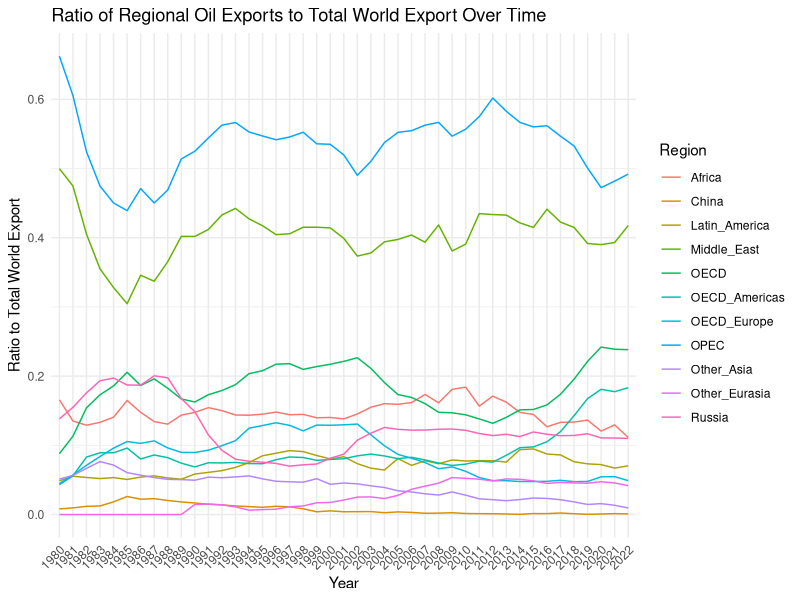
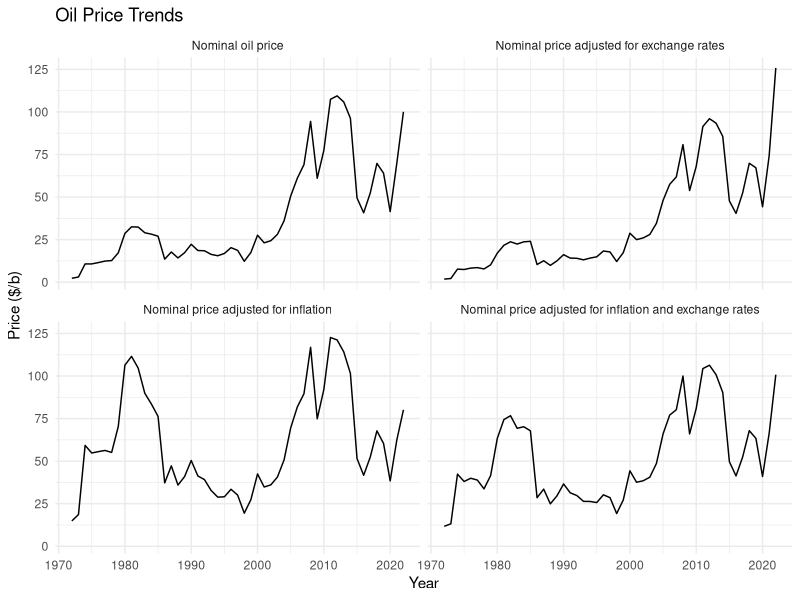
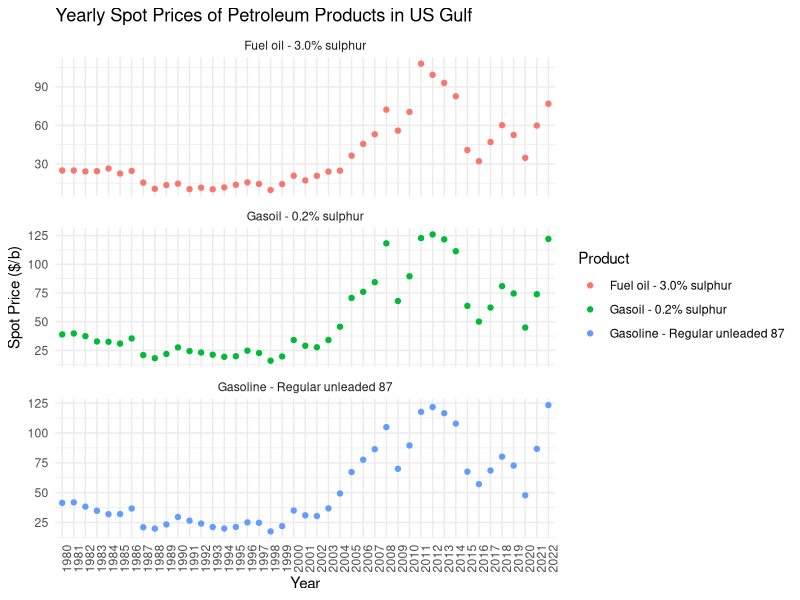
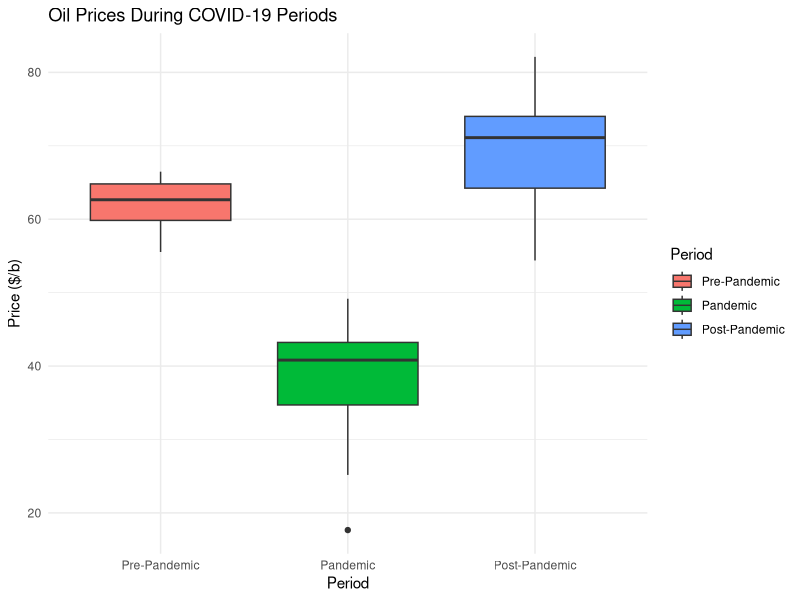
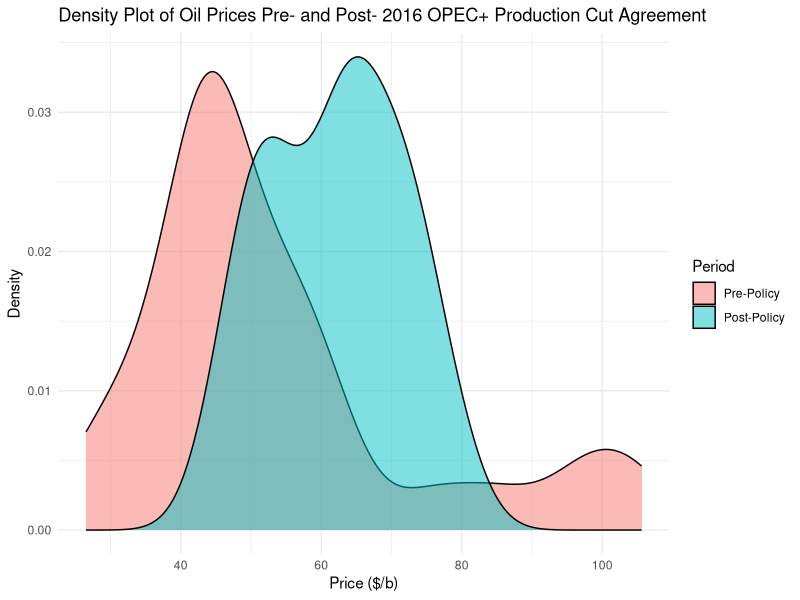
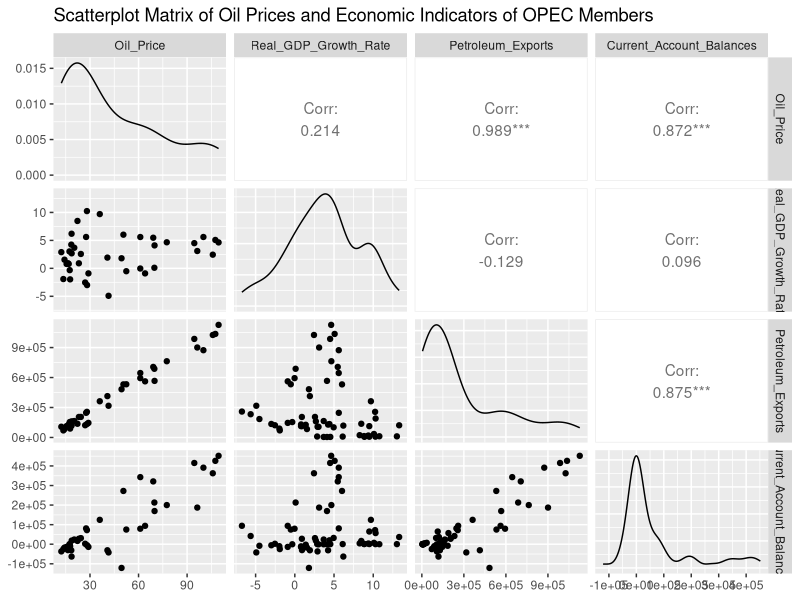
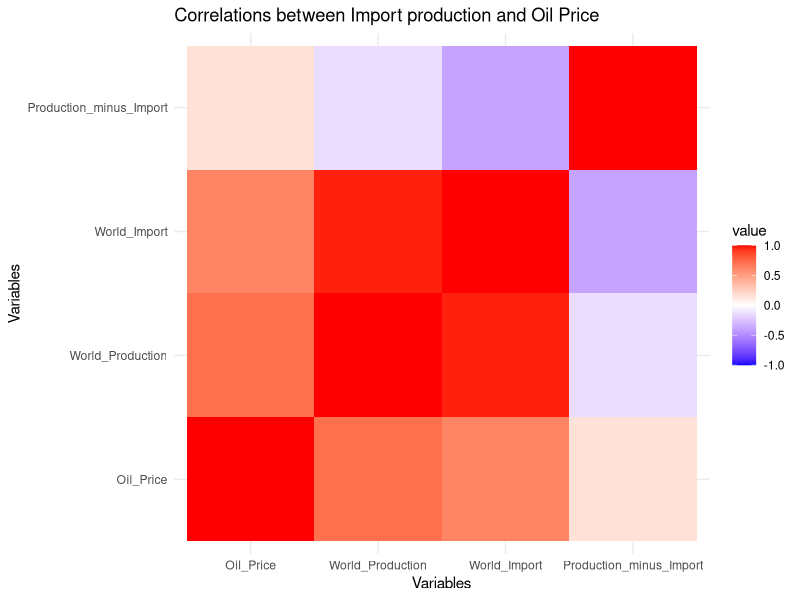
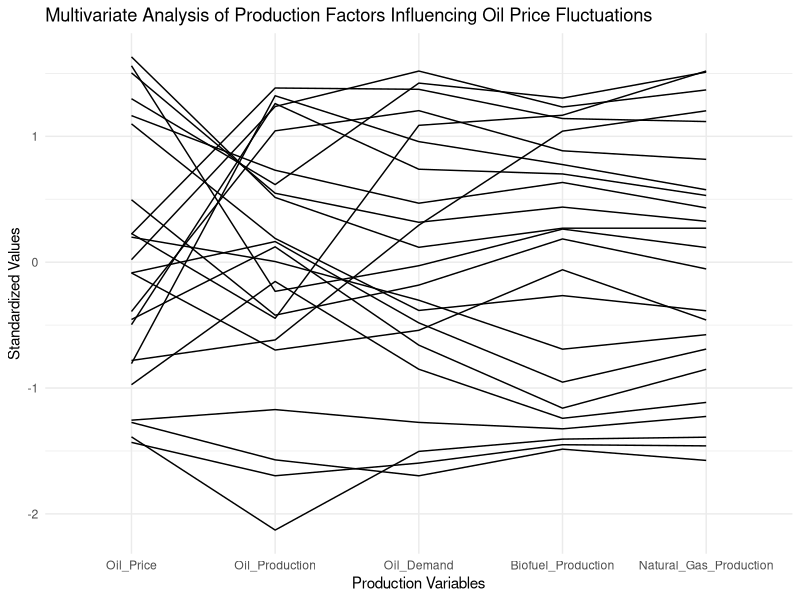

These charts were generated, in order, by the following R code:
## ---- chunk 1

library(ggplot2)
library(dplyr)
library(tidyr)
library(readr)
data <- read_csv("ASB2023_all/T52_pruned.csv")
data[,-1] <- lapply(data[,-1], function(x) as.numeric(gsub(",", "", x)))
total_world_data <- filter(data, Region == "Total_world")
data <- filter(data, Region != "Total_world")
ratios <- data
for (year in names(data)[-1]) {
  ratios[[year]] <- data[[year]] / total_world_data[[year]]
}
ratios_long <- pivot_longer(ratios, cols = -Region, names_to = "Year", values_to = "Ratio")
ggplot(ratios_long, aes(x = Year, y = Ratio, group = Region, color = Region)) +
  geom_line() +
  theme_minimal() +
  labs(title = "Ratio of Regional Oil Exports to Total World Export Over Time",
       x = "Year",
       y = "Ratio to Total World Export") +
  theme(axis.text.x = element_text(angle = 45, hjust = 1))
## ---- chunk 2
library(readxl)
library(ggplot2)
library(tidyr)

oil_price <- read_excel("ASB2023_all/T74.xlsx", skip = 2)
oil_price <- oil_price[1:5, ]
oil_price <- oil_price[-2, ]
year <- c("Type", seq(1972, 2022))
oil_price <- rbind(year, oil_price)
colnames(oil_price) <- oil_price[1, ]
oil_price <- oil_price[-1, ]
oil_price$Type <- c("Nominal oil price", "Nominal price adjusted for exchange rates", "Nominal price adjusted for inflation", "Nominal price adjusted for inflation and exchange rates")

long_oil_price <- pivot_longer(oil_price, cols = -Type, names_to = "Year", values_to = "Price")

long_oil_price$Year <- as.numeric(long_oil_price$Year)

ggplot(long_oil_price, aes(x = Year, y = as.numeric(Price), group = Type)) + 
    geom_line() +
    facet_wrap(~Type) +
    theme_minimal() +
    labs(title = "Oil Price Trends", x = "Year", y = "Price ($/b)")
## ---- chunk 3
product <- read_excel("ASB2023_all/T76.xlsx", skip=2)[1:4, ]
product <- product[-1,]

long_product <- pivot_longer(product, cols = -1, names_to = "Year", values_to = "Price")
colnames(long_product) <- c("Product", "Year", "Price")

ggplot(long_product, aes(x = Year, y = Price, color = Product)) +
  geom_point() +
  facet_wrap(~ Product, scales = "free_y", ncol = 1) +
  labs(title = "Yearly Spot Prices of Petroleum Products in US Gulf",
       x = "Year",
       y = "Spot Price ($/b)") +
  theme_minimal() +
  theme(axis.text.x = element_text(angle = 90))
## ---- chunk 4
library(dplyr)

covid <- read_excel("ASB2023_all/T72.xlsx", skip=25, col_types = "numeric")[22, ]
colnames(covid) <- c("Price", seq(1, 228))
long_covid <- pivot_longer(covid, cols = -Price, names_to = "Time", values_to = "Oil_Price")[, -1]
long_covid$Time <- seq(as.Date("2004-01-01"), as.Date("2022-12-31"), by = "month")

long_covid$Period <- case_when(
  long_covid$Time >= as.Date("2019-07-01") & long_covid$Time <= as.Date("2020-02-29") ~ "Pre-Pandemic",
  long_covid$Time >= as.Date("2020-03-01") & long_covid$Time <= as.Date("2020-12-31") ~ "Pandemic",
  long_covid$Time >= as.Date("2021-01-01") & long_covid$Time <= as.Date("2021-12-31") ~ "Post-Pandemic",
  TRUE ~ "Outside"
  )

long_covid_filtered <- long_covid %>% filter(Period != "Outside")

long_covid_filtered$Period <- factor(long_covid_filtered$Period, levels = c("Pre-Pandemic", "Pandemic", "Post-Pandemic"))

ggplot(long_covid_filtered, aes(x = Period, y = Oil_Price, fill = Period)) +
  geom_boxplot() +
  labs(title = "Oil Prices During COVID-19 Periods",
       x = "Period",
       y = "Price ($/b)") +
  theme_minimal()
## ---- chunk 5
policy <- read_excel("ASB2023_all/T72.xlsx", skip=25, col_types = "numeric")[22, ]
colnames(policy) <- c("Price", seq(1, 228))
long_policy <- pivot_longer(policy, cols = -Price, names_to = "Time", values_to = "Oil_Price")[, -1]
long_policy$Time <- seq(as.Date("2004-01-01"), as.Date("2022-12-31"), by = "month")

long_policy$Period <- case_when(
  long_policy$Time >= as.Date("2014-07-01") & long_covid$Time <= as.Date("2016-12-31") ~ "Pre-Policy",
  long_policy$Time >= as.Date("2017-01-01") & long_covid$Time <= as.Date("2019-06-30") ~ "Post-Policy",
  TRUE ~ "Outside"
  )

long_policy_filtered <- long_policy %>% filter(Period != "Outside")

long_policy_filtered$Period <- factor(long_policy_filtered$Period, levels = c("Pre-Policy", "Post-Policy"))

ggplot(long_policy_filtered, aes(x = Oil_Price, fill = Period)) +
  geom_density(alpha = 0.5) +
  labs(title = 'Density Plot of Oil Prices Pre- and Post- 2016 OPEC+ Production Cut Agreement',
       x = "Price ($/b)",
       y = 'Density') +
  theme_minimal()
## ---- chunk 6
library(GGally)

price_data <- read_excel("ASB2023_all/T72.xlsx")[72, ]
colnames(price_data) <- c("Price", seq(1983, 2022))
price_data <- price_data[, colSums(is.na(price_data)) == 0]
long_price_data <- pivot_longer(price_data, cols = -Price, names_to = "Year", values_to = "Oil_Price")[, -1]
long_price_data$Oil_Price <- as.numeric(long_price_data$Oil_Price)

gdp_data <- read_excel("ASB2023_all/T23.xlsx")[16, ]
colnames(gdp_data) <- c("GDP", seq(1960, 2022))
long_gdp_data <- pivot_longer(gdp_data, cols = -GDP, names_to = "Year", values_to = "Real_GDP_Growth_Rate")[, -1]

petroleum_exports <- read_excel("ASB2023_all/T25.xlsx", skip = 2, col_types = "numeric")[14, ]
long_petroleum_exports <- pivot_longer(petroleum_exports, cols = -1, names_to = "Year", values_to = "Petroleum_Exports")[, -1]

balance <- read_excel("ASB2023_all/T27.xlsx", skip=2)[14, ]
long_balance <- pivot_longer(balance, cols = -1, names_to = "Year", values_to = "Current_Account_Balances")[, -1]

tbl1 <- full_join(long_price_data, long_gdp_data, by = "Year")
tbl2 <- full_join(tbl1, long_petroleum_exports, by = "Year")
tbl3 <- full_join(tbl2, long_balance, by = "Year")

ggpairs(tbl3[, c("Oil_Price", "Real_GDP_Growth_Rate", "Petroleum_Exports", "Current_Account_Balances")]) +
    labs(title = "Scatterplot Matrix of Oil Prices and Economic Indicators of OPEC Members")
## ---- chunk 7
total_world_production <- read_excel("ASB2023_all/T35.xlsx", na = "na", skip = 2)
total_world_production <- total_world_production[1:74, ]
colnames(total_world_production)[1] <- "Region"
total_world_production <- filter(total_world_production, Region == "Total World")

selected_columns <- c("Region", as.character(1983:2022))
total_world_production <- total_world_production[, selected_columns, drop = FALSE]

total_world_import <- read_excel("ASB2023_all/T56.xlsx", na = "na", skip = 2)
total_world_import <- total_world_import[1:74, ]
colnames(total_world_import)[1] <- "Region"
total_world_import <- filter(total_world_import, Region == "Total world")
selected_columns <- c("Region", as.character(1983:2022))
total_world_import <- total_world_import[, selected_columns, drop = FALSE]


oil_price <- read_excel("ASB2023_all/T72.xlsx", na = "na", skip = 50)
oil_price <- oil_price[1:30, ]
colnames(oil_price)[1] <- "Region"
oil_price <- filter(oil_price, Region == "OPEC - ORB")



import_data <- total_world_import[2:40] 
price_data <- oil_price[2:40]   
production_data <- total_world_production[2:40] 

prod_minus_import_data <- production_data - import_data

combined_data <- data.frame(
  Oil_Price = as.numeric(price_data),
  World_Production = as.numeric(production_data),
  World_Import = as.numeric(import_data),
  Production_minus_Import = as.numeric(prod_minus_import_data)
)
cor_matrix <- cor(combined_data, use = "complete.obs")

library(ggplot2)
library(reshape2)

cor_melted <- melt(cor_matrix)

ggplot(data = cor_melted, aes(Var1, Var2, fill = value)) +
  geom_tile() +
  scale_fill_gradient2(low = "blue", high = "red", mid = "white", 
                       midpoint = 0, limit = c(-1,1)) +
  theme_minimal() +
  xlab("Variables") +
  ylab("Variables") +
  ggtitle("Correlations between Import production and Oil Price")

## ---- chunk 8
oil_production <- read_excel("ASB2023_all/T35.xlsx", skip=2)[62, ]
long_oil_production <- pivot_longer(oil_production, cols = -1, names_to = "Year", values_to = "Oil_Production")[, -1]

biofuel_production <- read_excel("ASB2023_all/T37.xlsx", skip=2)[27, ]
long_biofuel_production <- pivot_longer(biofuel_production, cols = -1, names_to = "Year", values_to = "Biofuel_Production")[, -1]

gas_production <- read_excel("ASB2023_all/T93.xlsx", skip=2, col_types = "numeric")[75, ]
long_gas_production <- pivot_longer(gas_production, cols = -1, names_to = "Year", values_to = "Natural_Gas_Production")[, -1]

demand <- read_excel("ASB2023_all/T47.xlsx", skip=2, col_types = "numeric")[76, ]
long_demand <- pivot_longer(demand, cols = -1, names_to = "Year", values_to = "Oil_Demand")[, -1]

df3 <- inner_join(long_price_data, long_oil_production, by = "Year")
df4 <- inner_join(df3, long_demand, by = "Year")
df5 <- inner_join(df4, long_biofuel_production, by = "Year")
df6 <- inner_join(df5, long_gas_production, by = "Year")
ggparcoord(df6, columns = 2:6) +
    theme_minimal() +
    labs(title = "Multivariate Analysis of Production Factors Influencing Oil Price Fluctuations", x = "Production Variables", y = "Standardized Values")
## ---- chunk 9
low_high_cutoff <- quantile(long_price_data$Oil_Price, probs = c(1/3, 2/3))
long_price_data$Price_Category <- cut(long_price_data$Oil_Price, breaks = c(-Inf, low_high_cutoff, Inf), labels = c("Low", "Medium", "High"))

tax_data <- read_excel("ASB2023_all/T81.xlsx", skip=2)[44, ]
colnames(tax_data) <- c("Data", seq(1984, 2022))

long_tax_data <- pivot_longer(tax_data, cols = -1, names_to = "Year", values_to = "Tax")[, -1]

tax_changes <- c(NA, diff(long_tax_data$Tax) / head(long_tax_data$Tax, -1))

long_tax_data$Tax_Category <- ifelse(tax_changes > 0, 'Tax Increase',
                                ifelse(tax_changes < 0, 'Tax Cut', 
                                       'Stable Tax'))

gdp_growth <- read_excel("ASB2023_all/T23.xlsx", skip=2)[14, ]
long_gdp_growth <- pivot_longer(gdp_growth, cols = -1, names_to = "Year", values_to = "GDP")[, -1]

low_growth_threshold <- 2
high_growth_threshold <- 5

long_gdp_growth$GDP_Category <- cut(long_gdp_growth$GDP,
                                    breaks = c(-Inf, low_growth_threshold,
                                               high_growth_threshold, Inf),
                                    labels = c("Low Growth", "Moderate Growth", 
                                               "High Growth"))

t1 <- inner_join(long_price_data, long_tax_data, by = "Year")
t2 <- inner_join(t1, long_gdp_growth, by = "Year") %>% drop_na()

vcd::mosaic(Price_Category ~ Tax_Category + GDP_Category, data = t2,
            direction = c("v", "v", "h"),
            highlighting_fill = c('blue', 'pink', 'green'),
            labeling_args = list(rot_labels = c(bottom = 15)),
            main = "Impact of Tax Policies and GDP Growth on Oil Price Segments")
## ---- chunk 10
library(ggplot2)
library(reshape2)
oil_price <- read_excel("ASB2023_all/T72.xlsx", na = "na", skip = 50)
oil_price <- oil_price[1:30, ]
colnames(oil_price)[1] <- "Region"
oil_price <- filter(oil_price, Region == "OPEC - ORB")
selected_columns <- c("Region", as.character(2011:2022))
oil_price <- oil_price[, selected_columns, drop = FALSE]
dirty_tanker_price <- read_excel("ASB2023_all/T62.xlsx", na = "na", skip = 3)
dirty_tanker_price <- dirty_tanker_price[1:8, ]
colnames(dirty_tanker_price)[1] <- "Region"
columns_to_remove <- seq(2, 24, by = 2)
dirty_tanker_price <- dirty_tanker_price[, -columns_to_remove, drop = FALSE]
dirty_tanker_price <- dirty_tanker_price[-2, ]
new_column_names <- c("Region", as.character(2011:2022))
colnames(dirty_tanker_price) <- new_column_names
combined_df <- rbind(dirty_tanker_price, oil_price)
rownames(combined_df) <- combined_df$Region
region_names <- combined_df$Region
combined_df$Region <- NULL
transposed_df <- t(combined_df)
transposed_df <- as.data.frame(transposed_df)
colnames(transposed_df) <- region_names
rownames(transposed_df) <- colnames(combined_df)
correlation_matrix <- cor(transposed_df)
cor_matrix <- cor(transposed_df)
melted_cor_matrix <- melt(cor_matrix)
ggplot(data = melted_cor_matrix, aes(Var1, Var2, fill = value)) +
  geom_tile() +
  geom_text(aes(label = round(value, 2)), size = 4, vjust = 1) + 
  scale_fill_gradient2(low = "blue", high = "red", mid = "white", 
                       midpoint = 0, limit = c(-1,1), space = "Lab", 
                       name="Pearson\nCorrelation") +
  theme_minimal() +
  theme(axis.text.x = element_text(angle = 45, vjust = 1, size = 12, hjust = 1),
        axis.text.y = element_text(size = 12)) +
  labs(x = '', y = '', title = 'Correlations between Dirty Tanker Price and Oil Price')
